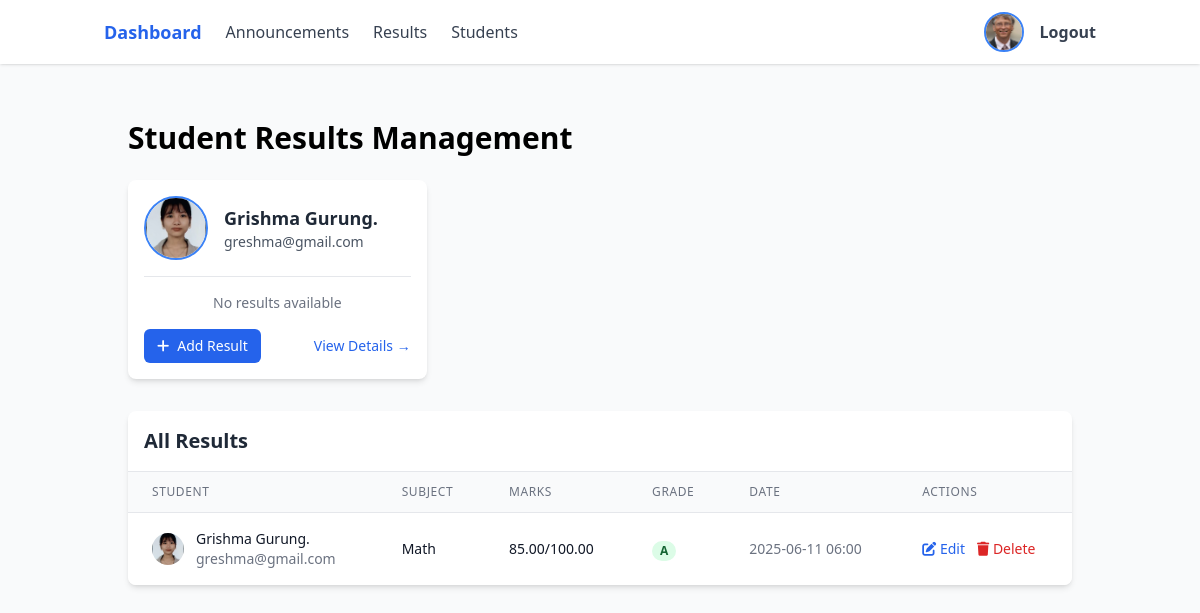
Page /teacher/results/ (signed in) on the earlier database version.
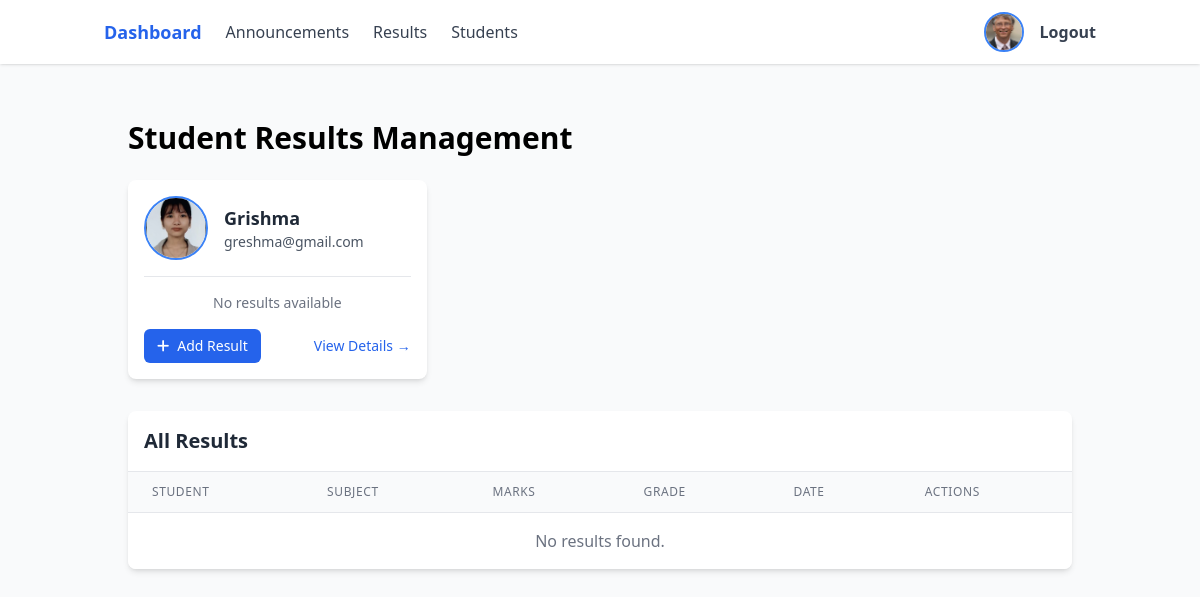
Same page on the later database version.
### users/models.py (models this page shows, shortened)
class User(AbstractBaseUser, PermissionsMixin):
    ROLE_CHOICES = [
        ('teacher', 'Teacher'),
        ('student', 'Student'),
        ('admin', 'Admin'),
    ]
    email = models.EmailField(unique=True)
    role = models.CharField(max_length=10, choices=ROLE_CHOICES)
    is_active = models.BooleanField(default=True)
    is_staff = models.BooleanField(default=False)
    profile_image = models.ImageField(upload_to=user_profile_image_path, null=True, blank=True)
    full_name = models.CharField(max_length=255, null=True, blank=True)
    bio = models.TextField(null=True, blank=True)
    USERNAME_FIELD = 'email'
    REQUIRED_FIELDS = ['role']
    objects = UserManager()
    @property
    def is_teacher(self):
        return self.role == 'teacher'
    def get_full_name(self):
        return self.full_name or self.email.split('@')[0]

class Result(models.Model):
    GRADE_CHOICES = [
        ('A+', 'A+'),
        ('A', 'A'),
        ('B+', 'B+'),
        ('B', 'B'),
        ('C+', 'C+'),
        ('C', 'C'),
        ('D+', 'D+'),
        ('D', 'D'),
        ('F', 'F'),
    ]
    GRADE_RANGES = {
        'A+': (90, 100),
        'A': (80, 89.99),
        'B+': (70, 79.99),
        'B': (60, 69.99),
        'C+': (50, 59.99),
        'C': (40, 49.99),
        'D+': (35, 39.99),
        'D': (30, 34.99),
        'F': (0, 29.99),
    }
    PERFORMANCE_CHOICES = [
        ('excellent', 'Excellent'),
        ('very_good', 'Very Good'),
        ('good', 'Good'),
        ('satisfactory', 'Satisfactory'),
        ('needs_improvement', 'Needs Improvement'),
        ('poor', 'Poor'),
    ]
    student = models.ForeignKey(User, on_delete=models.CASCADE, related_name='results')
    subject = models.CharField(max_length=100)
    marks_obtained = models.DecimalField(max_digits=5, decimal_places=2)
    total_marks = models.DecimalField(max_digits=5, decimal_places=2, default=100)
    grade = models.CharField(max_length=2, choices=GRADE_CHOICES)
    remarks = models.TextField(blank=True, null=True)
    overall_performance = models.CharField(max_length=20, choices=PERFORMANCE_CHOICES, blank=True, null=True)
    created_by = models.ForeignKey(User, on_delete=models.CASCADE, related_name='results_created')
    created_at = models.DateTimeField(default=timezone.now)
    updated_at = models.DateTimeField(auto_now=True)
    class Meta:
        ordering = ['-created_at']
        unique_together = ['student', 'subject']

### users/views.py (the view)
# urls.py: path('teacher/results/', views.teacher_results, name='teacher_results'),
@login_required
def teacher_results(request):
    if not request.user.is_teacher:
        return redirect('login')
    students = User.objects.filter(role='student')
    results = Result.objects.all().order_by('-created_at')
    return render(request, 'users/teacher_results.html', {
        'students': students,
        'results': results
    })

### users/templates/users/teacher_results.html (shortened to what this page needs)
{% extends 'users/base.html' %}
{% block content %}
<div class="container mx-auto p-6">
    <h1 class="text-3xl font-bold mb-6">Student Results Management</h1>
    <div class="grid grid-cols-1 md:grid-cols-2 lg:grid-cols-3 xl:grid-cols-4 gap-6 mb-8">
        {% for student in students %}
        <div class="bg-white rounded-lg shadow-md hover:shadow-lg transition-shadow duration-200">
            <div class="p-4">
                <div class="flex items-center space-x-4 mb-4">
                    {% if student.profile_image %}
                        <img src="{{ student.profile_image.url }}" alt="{{ student.get_full_name }}"
                             class="w-16 h-16 rounded-full object-cover border-2 border-blue-500">
                    {% else %}
                        <div class="w-16 h-16 rounded-full bg-gray-200 flex items-center justify-center">
                            <i class="fas fa-user text-gray-400 text-2xl"></i>
                        </div>
                    {% endif %}
                    <div>
                        <h3 class="font-semibold text-lg text-gray-800">{{ student.get_full_name }}</h3>
                        <p class="text-gray-600 text-sm">{{ student.email }}</p>
                    </div>
                </div>
                <div class="border-t pt-4">
                    {% with student_results=student.result_set.all %}
                        {% if student_results %}
                            <div class="space-y-2">
                                {% for result in student_results|slice:":3" %}
                                <div class="flex justify-between items-center text-sm">
                                    <span class="text-gray-600">{{ result.subject }}</span>
                                    <span class="font-medium {% if result.grade in 'ABC' %}text-green-600{% elif result.grade == 'D' %}text-yellow-600{% else %}text-red-600{% endif %}">
                                        {{ result.grade }} ({{ result.marks_obtained }}/{{ result.total_marks }})
                                    </span>
                                </div>
                                {% endfor %}
                                {% if student_results|length > 3 %}
                                    <p class="text-blue-600 text-sm text-center">+{{ student_results|length|add:"-3" }} more subjects</p>
                                {% endif %}
                            </div>
                        {% else %}
                            <p class="text-gray-500 text-sm text-center">No results available</p>
                        {% endif %}
                    {% endwith %}
                </div>
                <div class="mt-4 flex justify-between items-center">
                    <a href="{% url 'teacher_add_result' student.id %}"
                       class="inline-flex items-center px-3 py-2 border border-transparent text-sm leading-4 font-medium rounded-md text-white bg-blue-600 hover:bg-blue-700 focus:outline-none focus:ring-2 focus:ring-offset-2 focus:ring-blue-500">
                        <i class="fas fa-plus mr-2"></i>Add Result
                    </a>
                    <a href="{% url 'teacher_student_detail' student.id %}"
                       class="text-blue-600 hover:text-blue-800 text-sm">
                        View Details →
                    </a>
                </div>
            </div>
        </div>
        {% empty %}
        <div class="col-span-full">
            <div class="bg-white rounded-lg shadow-md p-6 text-center">
                <p class="text-gray-600">No students found.</p>
            </div>
        </div>
        {% endfor %}
    </div>
    <div class="bg-white rounded-lg shadow-md overflow-hidden">
        <div class="p-4 border-b">
            <h2 class="text-xl font-semibold text-gray-800">All Results</h2>
        </div>
        <div class="overflow-x-auto">
            <table class="min-w-full divide-y divide-gray-200">
                <thead class="bg-gray-50">
                    <tr>
                        <th class="px-6 py-3 text-left text-xs font-medium text-gray-500 uppercase tracking-wider">Student</th>
                        <th class="px-6 py-3 text-left text-xs font-medium text-gray-500 uppercase tracking-wider">Subject</th>
                        <th class="px-6 py-3 text-left text-xs font-medium text-gray-500 uppercase tracking-wider">Marks</th>
                        <th class="px-6 py-3 text-left text-xs font-medium text-gray-500 uppercase tracking-wider">Grade</th>
                        <th class="px-6 py-3 text-left text-xs font-medium text-gray-500 uppercase tracking-wider">Date</th>
                        <th class="px-6 py-3 text-left text-xs font-medium text-gray-500 uppercase tracking-wider">Actions</th>
                    </tr>
                </thead>
                <tbody class="bg-white divide-y divide-gray-200">
                    {% for result in results %}
                    <tr>
                        <td class="px-6 py-4 whitespace-nowrap">
                            <div class="flex items-center">
                                {% if result.student.profile_image %}
                                    <img src="{{ result.student.profile_image.url }}" alt="{{ result.student.get_full_name }}"
                                         class="w-8 h-8 rounded-full object-cover mr-3">
                                {% else %}
                                    <div class="w-8 h-8 rounded-full bg-gray-200 flex items-center justify-center mr-3">
                                        <i class="fas fa-user text-gray-400"></i>
                                    </div>
                                {% endif %}
                                <div>
                                    <div class="text-sm font-medium text-gray-900">{{ result.student.get_full_name }}</div>
                                    <div class="text-sm text-gray-500">{{ result.student.email }}</div>
                                </div>
                            </div>
                        </td>
                        <td class="px-6 py-4 whitespace-nowrap text-sm text-gray-900">{{ result.subject }}</td>
                        <td class="px-6 py-4 whitespace-nowrap text-sm text-gray-900">{{ result.marks_obtained }}/{{ result.total_marks }}</td>
                        <td class="px-6 py-4 whitespace-nowrap">
                            <span class="px-2 inline-flex text-xs leading-5 font-semibold rounded-full
                                {% if result.grade in 'ABC' %}bg-green-100 text-green-800
                                {% elif result.grade == 'D' %}bg-yellow-100 text-yellow-800
                                {% else %}bg-red-100 text-red-800{% endif %}">
                                {{ result.grade }}
                            </span>
                        </td>
                        <td class="px-6 py-4 whitespace-nowrap text-sm text-gray-500">{{ result.created_at|date:"Y-m-d H:i" }}</td>
                        <td class="px-6 py-4 whitespace-nowrap text-sm font-medium">
                            <div class="flex space-x-3">
                                <a href="{% url 'teacher_edit_result' result.id %}"
                                   class="text-blue-600 hover:text-blue-900">
                                    <i class="fas fa-edit"></i> Edit
                                </a>
                                <button onclick="confirmDelete('{% url 'teacher_delete_result' result.id %}')"
                                        class="text-red-600 hover:text-red-900">
                                    <i class="fas fa-trash"></i> Delete
                                </button>
                            </div>
                        </td>
                    </tr>
                    {% empty %}
                    <tr>
                        <td colspan="6" class="px-6 py-4 text-center text-gray-500">No results found.</td>
                    </tr>
                    {% endfor %}
                </tbody>
            </table>
        </div>
    </div>
</div>
{% endblock %}

### users/templates/users/base.html (shortened to what this page needs)
<!DOCTYPE html>
<html lang="en">
<head>
    <script src="https://cdn.tailwindcss.com"></script>
    <link rel="stylesheet" href="https://cdnjs.cloudflare.com/ajax/libs/font-awesome/6.4.0/css/all.min.css">
</head>
<body class="bg-gray-50 min-h-screen">
    {% include 'users/navbar.html' %}
    <main class="container mx-auto px-4 pt-24">
        {% block content %}{% endblock %}
    </main>
</body>
</html>

### users/templates/users/navbar.html (shortened to what this page needs)
{% if user.is_teacher %}
<nav class="bg-white shadow fixed top-0 left-0 right-0 z-50">
    <div class="container mx-auto px-4 py-3 flex items-center justify-between">
        <div class="flex items-center space-x-6">
            <a href="{% url 'teacher_dashboard' %}" class="text-blue-600 font-bold text-lg">Dashboard</a>
            <a href="{% url 'teacher_announcements' %}" class="text-gray-700 hover:text-blue-600">Announcements</a>
            <a href="{% url 'teacher_results' %}" class="text-gray-700 hover:text-blue-600">Results</a>
            <a href="{% url 'teacher_students' %}" class="text-gray-700 hover:text-blue-600">Students</a>
        </div>
        <div class="flex items-center space-x-4">
            <a href="{% url 'profile' %}" class="flex items-center">
                {% if user.profile_image %}
                    <img src="{{ user.profile_image.url }}" alt="Profile" class="w-10 h-10 rounded-full object-cover border-2 border-blue-500">
                {% else %}
                    <span class="w-10 h-10 flex items-center justify-center rounded-full bg-gray-300 text-gray-600">
                        <i class="fas fa-user"></i>
                    </span>
                {% endif %}
            </a>
            <a href="{% url 'logout' %}" class="text-gray-700 hover:text-red-500 font-semibold">Logout</a>
        </div>
    </div>
</nav>
{% endif %}

Differences in the rows shown:
removed Result: student.profile_image (picture), student.get_full_name "Grishma Gurung.", student.email "greshma@gmail.com", subject "Math", marks_obtained "85.00", total_marks "100.00", grade "A", created_at "2025-06-11 06:00"
changed User "greshma@gmail.com": get_full_name "Grishma Gurung." → "Grishma"
Other differences:
text now shown: "No results found."
